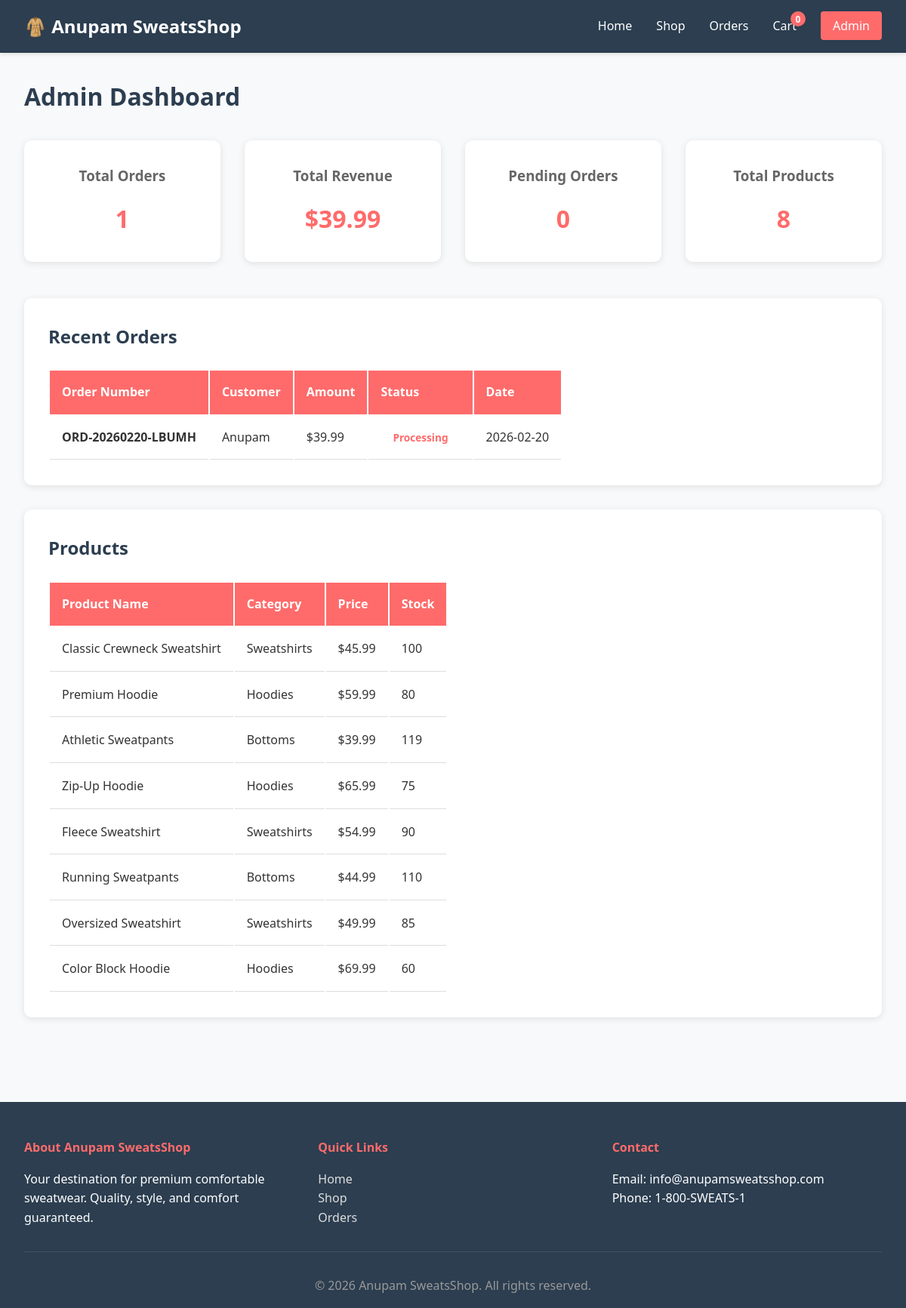
The page /admin on the database its author committed.
### app.py (models this page shows, shortened)
class Order(db.Model):
    __tablename__ = 'orders'
    id = db.Column(db.Integer, primary_key=True)
    order_number = db.Column(db.String(20), unique=True, nullable=False)
    customer_name = db.Column(db.String(100), nullable=False)
    customer_email = db.Column(db.String(100), nullable=False)
    customer_phone = db.Column(db.String(20))
    shipping_address = db.Column(db.String(300), nullable=False)
    shipping_city = db.Column(db.String(50), nullable=False)
    shipping_state = db.Column(db.String(50))
    shipping_zip = db.Column(db.String(10))
    total_amount = db.Column(db.Float, nullable=False)
    status = db.Column(db.String(20), default='Pending')  # Pending, Processing, Shipped, Delivered, Cancelled
    payment_method = db.Column(db.String(50))
    notes = db.Column(db.Text)
    created_at = db.Column(db.DateTime, default=datetime.utcnow)
    updated_at = db.Column(db.DateTime, default=datetime.utcnow, onupdate=datetime.utcnow)
    items = db.relationship('OrderItem', backref='order', lazy=True, cascade='all, delete-orphan')

class Product(db.Model):
    __tablename__ = 'products'
    id = db.Column(db.Integer, primary_key=True)
    name = db.Column(db.String(100), nullable=False, unique=True)
    description = db.Column(db.Text)
    price = db.Column(db.Float, nullable=False)
    stock = db.Column(db.Integer, default=0)
    category = db.Column(db.String(50))
    image_url = db.Column(db.String(255))
    created_at = db.Column(db.DateTime, default=datetime.utcnow)
    orders = db.relationship('OrderItem', backref='product', lazy=True)

### app.py (the view)
@app.route('/admin')
def admin():
    total_orders = Order.query.count()
    total_revenue = db.session.query(db.func.sum(Order.total_amount)).scalar() or 0
    pending_orders = Order.query.filter_by(status='Pending').count()
    products = Product.query.all()
    recent_orders = Order.query.order_by(Order.created_at.desc()).limit(10).all()
    return render_template('admin.html',
                           total_orders=total_orders,
                           total_revenue=total_revenue,
                           pending_orders=pending_orders,
                           products=products,
                           recent_orders=recent_orders)

### app.py (called while the page is built)
def get_cart_from_session():
    return session.get('cart', {})

@app.context_processor
def inject_cart_count():
    cart = get_cart_from_session()
    cart_count = sum(item['quantity'] for item in cart.values())
    return dict(cart_count=cart_count)

### templates/admin.html (shortened to what this page needs)
{% extends 'base.html' %}
{% block content %}
<div class="admin-container">
    <h1>Admin Dashboard</h1>
    <div class="stats-grid">
        <div class="stat-card">
            <h3>Total Orders</h3>
            <p class="stat-value">{{ total_orders }}</p>
        </div>
        <div class="stat-card">
            <h3>Total Revenue</h3>
            <p class="stat-value">${{ "%.2f"|format(total_revenue) }}</p>
        </div>
        <div class="stat-card">
            <h3>Pending Orders</h3>
            <p class="stat-value">{{ pending_orders }}</p>
        </div>
        <div class="stat-card">
            <h3>Total Products</h3>
            <p class="stat-value">{{ products|length }}</p>
        </div>
    </div>
    <section class="admin-section">
        <h2>Recent Orders</h2>
        <div class="orders-table">
            <table>
                <thead>
                    <tr>
                        <th>Order Number</th>
                        <th>Customer</th>
                        <th>Amount</th>
                        <th>Status</th>
                        <th>Date</th>
                    </tr>
                </thead>
                <tbody>
                    {% for order in recent_orders %}
                    <tr>
                        <td><strong>{{ order.order_number }}</strong></td>
                        <td>{{ order.customer_name }}</td>
                        <td>${{ "%.2f"|format(order.total_amount) }}</td>
                        <td>
                            <span class="status-badge status-{{ order.status.lower() }}">
                                {{ order.status }}
                            </span>
                        </td>
                        <td>{{ order.created_at.strftime('%Y-%m-%d') }}</td>
                    </tr>
                    {% endfor %}
                </tbody>
            </table>
        </div>
    </section>
    <section class="admin-section">
        <h2>Products</h2>
        <div class="products-table">
            <table>
                <thead>
                    <tr>
                        <th>Product Name</th>
                        <th>Category</th>
                        <th>Price</th>
                        <th>Stock</th>
                    </tr>
                </thead>
                <tbody>
                    {% for product in products %}
                    <tr>
                        <td>{{ product.name }}</td>
                        <td>{{ product.category }}</td>
                        <td>${{ "%.2f"|format(product.price) }}</td>
                        <td>
                            <span class="{% if product.stock > 0 %}in-stock{% else %}out-of-stock{% endif %}">
                                {{ product.stock }}
                            </span>
                        </td>
                    </tr>
                    {% endfor %}
                </tbody>
            </table>
        </div>
    </section>
</div>
{% endblock %}

### static/css/style.css (style rules this page uses)
* { margin: 0; padding: 0; box-sizing: border-box; }
:root { --primary-color: #ff6b6b; --secondary-color: #4ecdc4; --dark-color: #2c3e50; --light-color: #ecf0f1; --text-color: #333; --border-color: #ddd; --success-color: #27ae60; --warning-color: #f39c12; --danger-color: #e74c3c; }
html { scroll-behavior: smooth; }
body { font-family: 'Segoe UI', Tahoma, Geneva, Verdana, sans-serif; line-height: 1.6; color: var(--text-color); background-color: #f8f9fa; }
.status-processing { color: var(--primary-color); }
.orders-table, .products-table { width: 100%; border-collapse: collapse; }
.orders-table th, .products-table th { background-color: var(--primary-color); color: white; padding: 1rem; text-align: left; }
.orders-table td, .products-table td { padding: 1rem; border-bottom: 1px solid var(--border-color); }
.status-badge { padding: 0.5rem 1rem; border-radius: 20px; font-weight: bold; font-size: 0.85rem; }
.admin-container h1 { margin-bottom: 2rem; color: var(--dark-color); }
.stats-grid { display: grid; grid-template-columns: repeat(auto-fit, minmax(200px, 1fr)); gap: 2rem; margin-bottom: 3rem; }
.stat-card { background: white; padding: 2rem; border-radius: 10px; box-shadow: 0 2px 10px rgba(0,0,0,0.1); text-align: center; transition: transform 0.3s; }
.stat-card h3 { color: #666; margin-bottom: 1rem; }
.stat-value { font-size: 2rem; font-weight: bold; color: var(--primary-color); }
.admin-section { background: white; padding: 2rem; border-radius: 10px; box-shadow: 0 2px 10px rgba(0,0,0,0.1); margin-bottom: 2rem; }
.admin-section h2 { margin-bottom: 1.5rem; color: var(--dark-color); }

### rows shown on the page
Order: order_number "ORD-20260220-LBUMH", customer_name "Anupam", total_amount "39.99", status "Processing", created_at "2026-02-20"
Product: name "Classic Crewneck Sweatshirt", category "Sweatshirts", price "45.99", stock "100"
Product: name "Premium Hoodie", category "Hoodies", price "59.99", stock "80"
Product: name "Athletic Sweatpants", category "Bottoms", price "39.99", stock "119"
Product: name "Zip-Up Hoodie", category "Hoodies", price "65.99", stock "75"
Product: name "Fleece Sweatshirt", category "Sweatshirts", price "54.99", stock "90"
Product: name "Running Sweatpants", category "Bottoms", price "44.99", stock "110"
Product: name "Oversized Sweatshirt", category "Sweatshirts", price "49.99", stock "85"
Product: name "Color Block Hoodie", category "Hoodies", price "69.99", stock "60"

### other values the page prints
{{ cart_count }} "0"
{{ total_orders }} "1"
{{ "%.2f"|format(total_revenue) }} "39.99"
{{ pending_orders }} "0"
{{ products|length }} "8"
